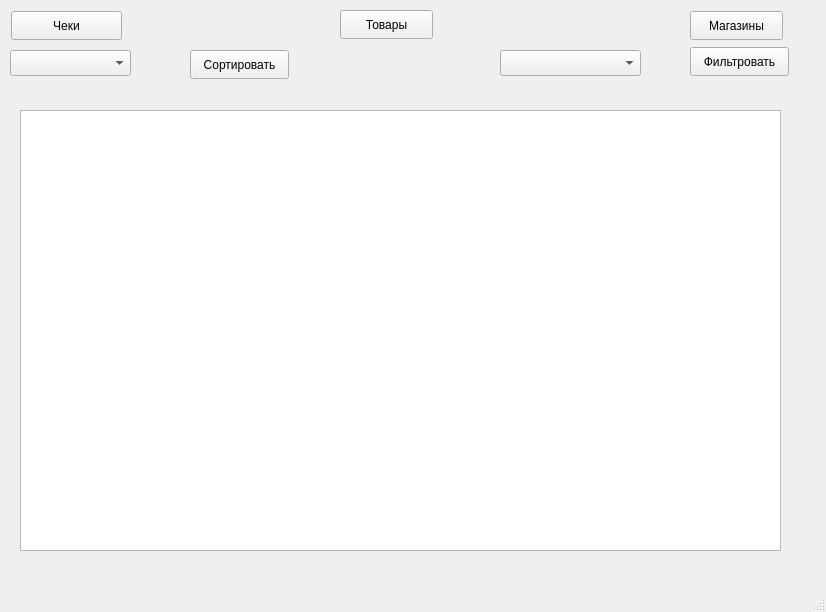
<?xml version="1.0" encoding="UTF-8"?>
<ui version="4.0">
 <class>MainWindow</class>
 <widget class="QMainWindow" name="MainWindow">
  <property name="geometry">
   <rect>
    <x>0</x>
    <y>0</y>
    <width>826</width>
    <height>612</height>
   </rect>
  </property>
  <property name="windowTitle">
   <string>MainWindow</string>
  </property>
  <widget class="QWidget" name="centralwidget">
   <widget class="QPushButton" name="CheckButton">
    <property name="geometry">
     <rect>
      <x>11</x>
      <y>11</y>
      <width>111</width>
      <height>29</height>
     </rect>
    </property>
    <property name="text">
     <string>Чеки</string>
    </property>
   </widget>
   <widget class="QComboBox" name="SortBox">
    <property name="geometry">
     <rect>
      <x>10</x>
      <y>50</y>
      <width>121</width>
      <height>26</height>
     </rect>
    </property>
   </widget>
   <widget class="QPushButton" name="SortButton">
    <property name="geometry">
     <rect>
      <x>190</x>
      <y>50</y>
      <width>99</width>
      <height>29</height>
     </rect>
    </property>
    <property name="text">
     <string>Сортировать</string>
    </property>
   </widget>
   <widget class="QPushButton" name="GoodsButton">
    <property name="geometry">
     <rect>
      <x>340</x>
      <y>10</y>
      <width>93</width>
      <height>29</height>
     </rect>
    </property>
    <property name="text">
     <string>Товары</string>
    </property>
   </widget>
   <widget class="QPushButton" name="ShopButton">
    <property name="geometry">
     <rect>
      <x>690</x>
      <y>11</y>
      <width>93</width>
      <height>29</height>
     </rect>
    </property>
    <property name="text">
     <string>Магазины</string>
    </property>
   </widget>
   <widget class="QPushButton" name="FiltButton">
    <property name="geometry">
     <rect>
      <x>690</x>
      <y>47</y>
      <width>99</width>
      <height>29</height>
     </rect>
    </property>
    <property name="text">
     <string>Фильтровать</string>
    </property>
   </widget>
   <widget class="QTableWidget" name="tableWidget">
    <property name="geometry">
     <rect>
      <x>20</x>
      <y>110</y>
      <width>761</width>
      <height>441</height>
     </rect>
    </property>
   </widget>
   <widget class="QComboBox" name="FiltBox">
    <property name="geometry">
     <rect>
      <x>500</x>
      <y>50</y>
      <width>141</width>
      <height>26</height>
     </rect>
    </property>
   </widget>
  </widget>
  <widget class="QMenuBar" name="menubar">
   <property name="geometry">
    <rect>
     <x>0</x>
     <y>0</y>
     <width>826</width>
     <height>26</height>
    </rect>
   </property>
  </widget>
  <widget class="QStatusBar" name="statusbar"/>
 </widget>
 <resources/>
 <connections/>
</ui>
